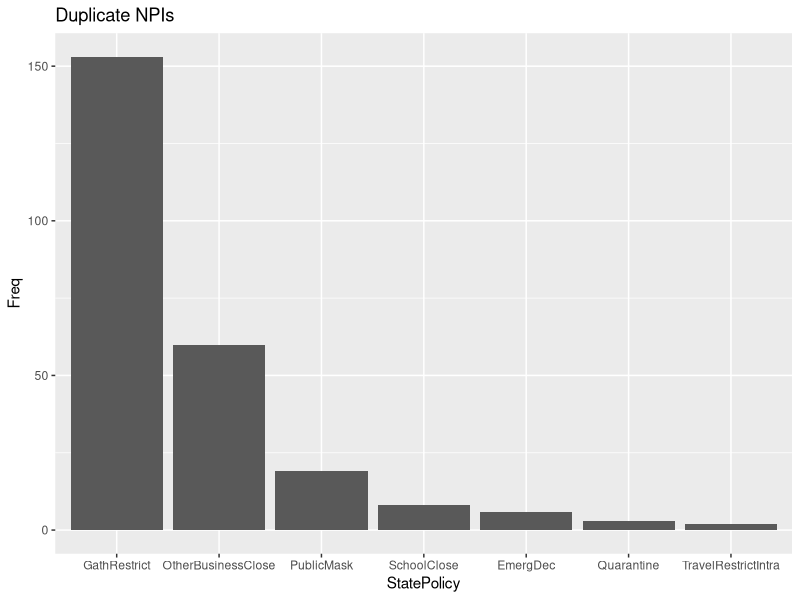

This chart was generated by the following R code: (Note: this script raises an error after producing the figure.)
# DESCRIPTIVE VISUALIZATION: USA STATE NPI'S
# WSU DATABASE

# Library
library (tidyverse)
library(readr)

# Database: WSA COVID19 State NPI database
NPI_State_WSU <- read_csv("ConstituentDatabases/NPI_State_WSU.csv")

# Subset database with mandated and statewide policies
MandatedStatewideNPI <- NPI_State_WSU %>% filter (Mandate>0.1, StateWide>0.1)

# Find, plot, and print the number of duplicate NPIs in every state
DuplicateState <- MandatedStatewideNPI %>% group_by(StateName, StatePolicy) %>% filter(n() > 1)
DuplicateStateNPI <- as.data.frame (sort(table(DuplicateState$StatePolicy), decreasing = TRUE))
names (DuplicateStateNPI) <- c("StatePolicy", "Freq")  
ggplot (DuplicateStateNPI, aes (x=StatePolicy, y=Freq)) +
  geom_bar(stat="identity") + ggtitle ("Duplicate NPIs") + 
  ggsave ("DuplicateStateNPI.pdf", path = "Plots/NPIStateWSU", width = 10, height = 10)
# The duplicate NPI's are not true duplicates. 
# They are just different NPI's under that category. 
# E.g.: Gath Rest may be mentioned more than once because of different group sizes. 

# Ploting and printing univariate NPIs in descending order
UnivariateNPI <- as.data.frame (sort(table(MandatedStatewideNPI$StatePolicy), decreasing = TRUE))
names (UnivariateNPI) <- c("StatePolicy", "Freq")             
ggplot (UnivariateNPI, aes (x=StatePolicy, y=Freq)) + 
  geom_bar(stat="identity") + ggtitle ("NPI Frequency") + 
  ggsave ("Univariate_NPI.pdf", path = "Plots/NPIStateWSU", width = 20, height = 10)








# Libraries
library (arsenal)
library (magrittr)

table1 <- tableby(interaction (StateName, StatePolicy) ~., data = MandatedStatewideNPI)
summary (table1, title = "MandatedStateWideNPI")
write2html(table1, "table1.html")
